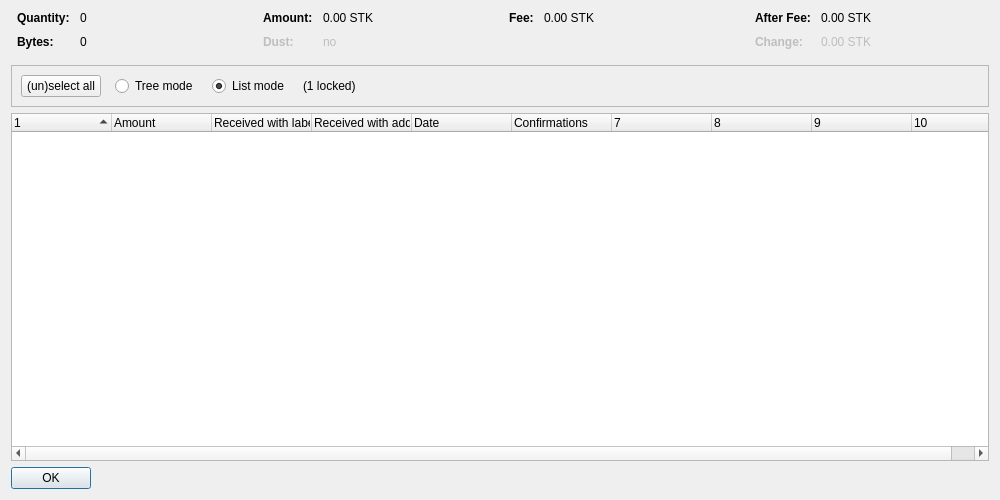
<?xml version="1.0" encoding="UTF-8"?>
<ui version="4.0">
 <class>CoinControlDialog</class>
 <widget class="QDialog" name="CoinControlDialog">
  <property name="geometry">
   <rect>
    <x>0</x>
    <y>0</y>
    <width>1000</width>
    <height>500</height>
   </rect>
  </property>
  <property name="windowTitle">
   <string>Coin Selection</string>
  </property>
  <layout class="QVBoxLayout" name="verticalLayout">
   <item>
    <layout class="QHBoxLayout" name="horizontalLayoutTop" stretch="0,0,0,0">
     <property name="topMargin">
      <number>0</number>
     </property>
     <property name="bottomMargin">
      <number>10</number>
     </property>
     <item>
      <layout class="QFormLayout" name="formLayoutCoinControl1">
       <property name="horizontalSpacing">
        <number>10</number>
       </property>
       <property name="verticalSpacing">
        <number>10</number>
       </property>
       <property name="leftMargin">
        <number>6</number>
       </property>
       <property name="rightMargin">
        <number>6</number>
       </property>
       <item row="0" column="0">
        <widget class="QLabel" name="labelCoinControlQuantityText">
         <property name="font">
          <font>
           <weight>75</weight>
           <bold>true</bold>
          </font>
         </property>
         <property name="text">
          <string>Quantity:</string>
         </property>
        </widget>
       </item>
       <item row="0" column="1">
        <widget class="QLabel" name="labelCoinControlQuantity">
         <property name="cursor">
          <cursorShape>IBeamCursor</cursorShape>
         </property>
         <property name="contextMenuPolicy">
          <enum>Qt::ActionsContextMenu</enum>
         </property>
         <property name="text">
          <string notr="true">0</string>
         </property>
         <property name="textInteractionFlags">
          <set>Qt::LinksAccessibleByMouse|Qt::TextSelectableByKeyboard|Qt::TextSelectableByMouse</set>
         </property>
        </widget>
       </item>
       <item row="1" column="0">
        <widget class="QLabel" name="labelCoinControlBytesText">
         <property name="font">
          <font>
           <weight>75</weight>
           <bold>true</bold>
          </font>
         </property>
         <property name="text">
          <string>Bytes:</string>
         </property>
        </widget>
       </item>
       <item row="1" column="1">
        <widget class="QLabel" name="labelCoinControlBytes">
         <property name="cursor">
          <cursorShape>IBeamCursor</cursorShape>
         </property>
         <property name="contextMenuPolicy">
          <enum>Qt::ActionsContextMenu</enum>
         </property>
         <property name="text">
          <string notr="true">0</string>
         </property>
         <property name="textInteractionFlags">
          <set>Qt::LinksAccessibleByMouse|Qt::TextSelectableByKeyboard|Qt::TextSelectableByMouse</set>
         </property>
        </widget>
       </item>
      </layout>
     </item>
     <item>
      <layout class="QFormLayout" name="formLayoutCoinControl2">
       <property name="horizontalSpacing">
        <number>10</number>
       </property>
       <property name="verticalSpacing">
        <number>10</number>
       </property>
       <property name="leftMargin">
        <number>6</number>
       </property>
       <property name="rightMargin">
        <number>6</number>
       </property>
       <item row="0" column="0">
        <widget class="QLabel" name="labelCoinControlAmountText">
         <property name="font">
          <font>
           <weight>75</weight>
           <bold>true</bold>
          </font>
         </property>
         <property name="text">
          <string>Amount:</string>
         </property>
        </widget>
       </item>
       <item row="0" column="1">
        <widget class="QLabel" name="labelCoinControlAmount">
         <property name="cursor">
          <cursorShape>IBeamCursor</cursorShape>
         </property>
         <property name="contextMenuPolicy">
          <enum>Qt::ActionsContextMenu</enum>
         </property>
         <property name="text">
          <string notr="true">0.00 STK</string>
         </property>
         <property name="textInteractionFlags">
          <set>Qt::LinksAccessibleByMouse|Qt::TextSelectableByKeyboard|Qt::TextSelectableByMouse</set>
         </property>
        </widget>
       </item>
       <item row="1" column="0">
        <widget class="QLabel" name="labelCoinControlLowOutputText">
         <property name="enabled">
          <bool>false</bool>
         </property>
         <property name="font">
          <font>
           <weight>75</weight>
           <bold>true</bold>
          </font>
         </property>
         <property name="text">
          <string>Dust:</string>
         </property>
        </widget>
       </item>
       <item row="1" column="1">
        <widget class="QLabel" name="labelCoinControlLowOutput">
         <property name="enabled">
          <bool>false</bool>
         </property>
         <property name="cursor">
          <cursorShape>IBeamCursor</cursorShape>
         </property>
         <property name="contextMenuPolicy">
          <enum>Qt::ActionsContextMenu</enum>
         </property>
         <property name="text">
          <string notr="true">no</string>
         </property>
         <property name="textInteractionFlags">
          <set>Qt::LinksAccessibleByMouse|Qt::TextSelectableByKeyboard|Qt::TextSelectableByMouse</set>
         </property>
        </widget>
       </item>
      </layout>
     </item>
     <item>
      <layout class="QFormLayout" name="formLayoutCoinControl3">
       <property name="horizontalSpacing">
        <number>10</number>
       </property>
       <property name="verticalSpacing">
        <number>10</number>
       </property>
       <property name="leftMargin">
        <number>6</number>
       </property>
       <property name="rightMargin">
        <number>6</number>
       </property>
       <item row="0" column="0">
        <widget class="QLabel" name="labelCoinControlFeeText">
         <property name="font">
          <font>
           <weight>75</weight>
           <bold>true</bold>
          </font>
         </property>
         <property name="text">
          <string>Fee:</string>
         </property>
        </widget>
       </item>
       <item row="0" column="1">
        <widget class="QLabel" name="labelCoinControlFee">
         <property name="cursor">
          <cursorShape>IBeamCursor</cursorShape>
         </property>
         <property name="contextMenuPolicy">
          <enum>Qt::ActionsContextMenu</enum>
         </property>
         <property name="text">
          <string notr="true">0.00 STK</string>
         </property>
         <property name="textInteractionFlags">
          <set>Qt::LinksAccessibleByMouse|Qt::TextSelectableByKeyboard|Qt::TextSelectableByMouse</set>
         </property>
        </widget>
       </item>
      </layout>
     </item>
     <item>
      <layout class="QFormLayout" name="formLayoutCoinControl4">
       <property name="horizontalSpacing">
        <number>10</number>
       </property>
       <property name="verticalSpacing">
        <number>10</number>
       </property>
       <property name="leftMargin">
        <number>6</number>
       </property>
       <property name="rightMargin">
        <number>6</number>
       </property>
       <item row="0" column="0">
        <widget class="QLabel" name="labelCoinControlAfterFeeText">
         <property name="font">
          <font>
           <weight>75</weight>
           <bold>true</bold>
          </font>
         </property>
         <property name="text">
          <string>After Fee:</string>
         </property>
        </widget>
       </item>
       <item row="0" column="1">
        <widget class="QLabel" name="labelCoinControlAfterFee">
         <property name="cursor">
          <cursorShape>IBeamCursor</cursorShape>
         </property>
         <property name="contextMenuPolicy">
          <enum>Qt::ActionsContextMenu</enum>
         </property>
         <property name="text">
          <string notr="true">0.00 STK</string>
         </property>
         <property name="textInteractionFlags">
          <set>Qt::LinksAccessibleByMouse|Qt::TextSelectableByKeyboard|Qt::TextSelectableByMouse</set>
         </property>
        </widget>
       </item>
       <item row="1" column="0">
        <widget class="QLabel" name="labelCoinControlChangeText">
         <property name="enabled">
          <bool>false</bool>
         </property>
         <property name="font">
          <font>
           <weight>75</weight>
           <bold>true</bold>
          </font>
         </property>
         <property name="text">
          <string>Change:</string>
         </property>
        </widget>
       </item>
       <item row="1" column="1">
        <widget class="QLabel" name="labelCoinControlChange">
         <property name="enabled">
          <bool>false</bool>
         </property>
         <property name="cursor">
          <cursorShape>IBeamCursor</cursorShape>
         </property>
         <property name="contextMenuPolicy">
          <enum>Qt::ActionsContextMenu</enum>
         </property>
         <property name="text">
          <string notr="true">0.00 STK</string>
         </property>
         <property name="textInteractionFlags">
          <set>Qt::LinksAccessibleByMouse|Qt::TextSelectableByKeyboard|Qt::TextSelectableByMouse</set>
         </property>
        </widget>
       </item>
      </layout>
     </item>
    </layout>
   </item>
   <item>
    <widget class="QFrame" name="frame">
     <property name="minimumSize">
      <size>
       <width>0</width>
       <height>40</height>
      </size>
     </property>
     <property name="frameShape">
      <enum>QFrame::StyledPanel</enum>
     </property>
     <property name="frameShadow">
      <enum>QFrame::Sunken</enum>
     </property>
     <layout class="QHBoxLayout" name="horizontalLayout">
      <item>
       <layout class="QHBoxLayout" name="horizontalLayoutPanel" stretch="0,0,0,0,0">
        <property name="spacing">
         <number>14</number>
        </property>
        <item>
         <widget class="QPushButton" name="pushButtonSelectAll">
          <property name="sizePolicy">
           <sizepolicy hsizetype="Maximum" vsizetype="Fixed">
            <horstretch>0</horstretch>
            <verstretch>0</verstretch>
           </sizepolicy>
          </property>
          <property name="text">
           <string>(un)select all</string>
          </property>
          <property name="autoDefault">
           <bool>false</bool>
          </property>
         </widget>
        </item>
        <item>
         <widget class="QRadioButton" name="radioTreeMode">
          <property name="sizePolicy">
           <sizepolicy hsizetype="Maximum" vsizetype="Fixed">
            <horstretch>0</horstretch>
            <verstretch>0</verstretch>
           </sizepolicy>
          </property>
          <property name="text">
           <string>Tree mode</string>
          </property>
         </widget>
        </item>
        <item>
         <widget class="QRadioButton" name="radioListMode">
          <property name="sizePolicy">
           <sizepolicy hsizetype="Maximum" vsizetype="Fixed">
            <horstretch>0</horstretch>
            <verstretch>0</verstretch>
           </sizepolicy>
          </property>
          <property name="text">
           <string>List mode</string>
          </property>
          <property name="checked">
           <bool>true</bool>
          </property>
         </widget>
        </item>
        <item>
         <widget class="QLabel" name="labelLocked">
          <property name="text">
           <string notr="true">(1 locked)</string>
          </property>
         </widget>
        </item>
        <item>
         <spacer name="horizontalSpacer">
          <property name="orientation">
           <enum>Qt::Horizontal</enum>
          </property>
          <property name="sizeHint" stdset="0">
           <size>
            <width>40</width>
            <height>20</height>
           </size>
          </property>
         </spacer>
        </item>
       </layout>
      </item>
     </layout>
    </widget>
   </item>
   <item>
    <widget class="CoinControlTreeWidget" name="treeWidget">
     <property name="contextMenuPolicy">
      <enum>Qt::CustomContextMenu</enum>
     </property>
     <property name="sortingEnabled">
      <bool>false</bool>
     </property>
     <property name="columnCount">
      <number>10</number>
     </property>
     <attribute name="headerShowSortIndicator" stdset="0">
      <bool>true</bool>
     </attribute>
     <attribute name="headerStretchLastSection">
      <bool>false</bool>
     </attribute>
     <column>
      <property name="text">
       <string/>
      </property>
     </column>
     <column>
      <property name="text">
       <string>Amount</string>
      </property>
     </column>
     <column>
      <property name="text">
       <string>Received with label</string>
      </property>
     </column>
     <column>
      <property name="text">
       <string>Received with address</string>
      </property>
     </column>
     <column>
      <property name="text">
       <string>Date</string>
      </property>
     </column>
     <column>
      <property name="text">
       <string>Confirmations</string>
      </property>
      <property name="toolTip">
       <string>Confirmed</string>
      </property>
     </column>
     <column>
      <property name="text">
       <string/>
      </property>
     </column>
     <column>
      <property name="text">
       <string/>
      </property>
     </column>
     <column>
      <property name="text">
       <string/>
      </property>
     </column>
     <column>
      <property name="text">
       <string/>
      </property>
     </column>
    </widget>
   </item>
   <item>
    <widget class="QDialogButtonBox" name="buttonBox">
     <property name="sizePolicy">
      <sizepolicy hsizetype="Maximum" vsizetype="Fixed">
       <horstretch>0</horstretch>
       <verstretch>0</verstretch>
      </sizepolicy>
     </property>
     <property name="orientation">
      <enum>Qt::Horizontal</enum>
     </property>
     <property name="standardButtons">
      <set>QDialogButtonBox::Ok</set>
     </property>
    </widget>
   </item>
  </layout>
 </widget>
 <customwidgets>
  <customwidget>
   <class>CoinControlTreeWidget</class>
   <extends>QTreeWidget</extends>
   <header>qt/coincontroltreewidget.h</header>
  </customwidget>
 </customwidgets>
 <resources/>
 <connections/>
</ui>
